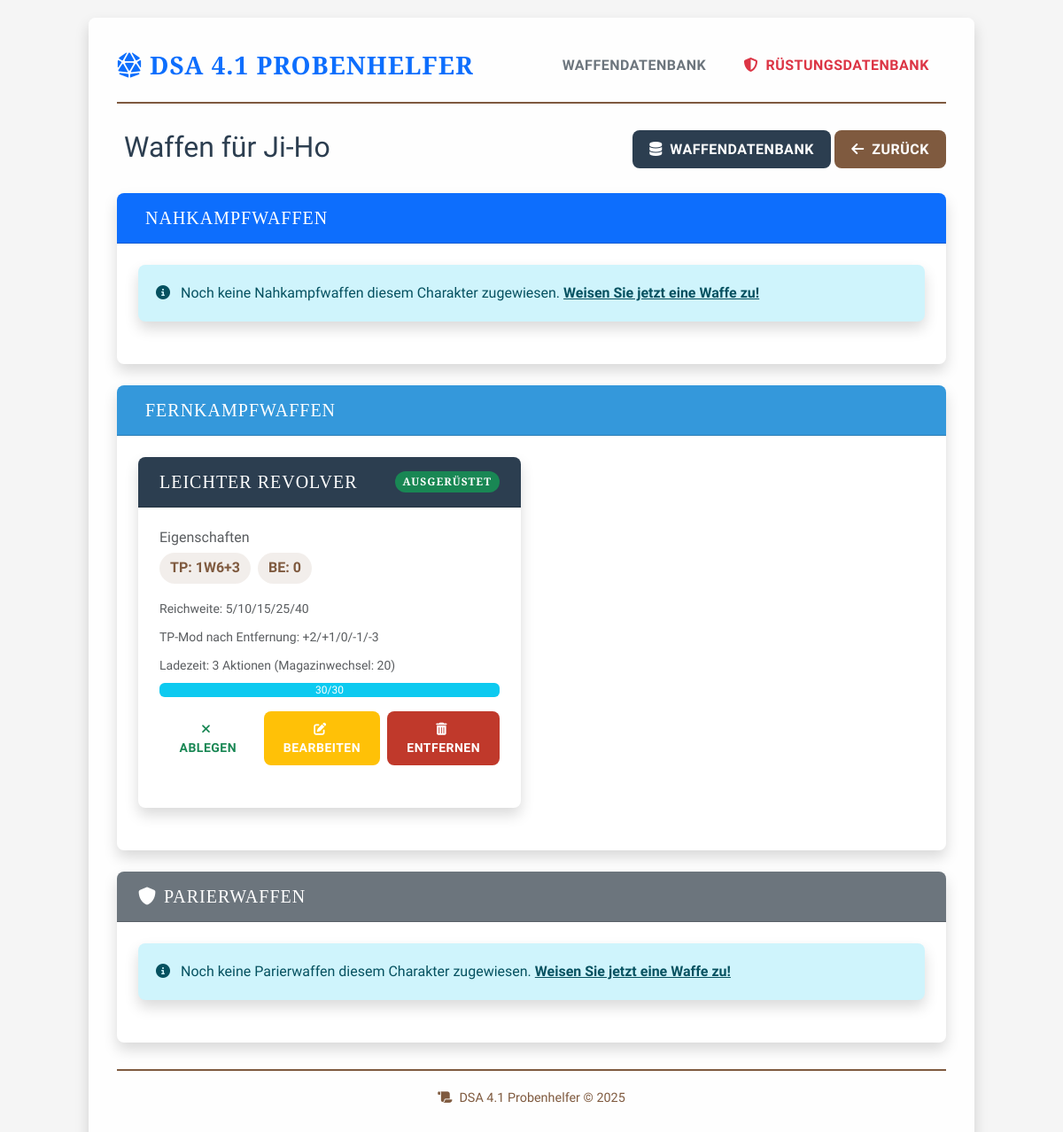
Screenshot of /character/1/weapons with the database file from the repository.
### app.py (models this page shows, shortened)
class Character(db.Model):
    id = db.Column(db.Integer, primary_key=True)
    name = db.Column(db.String(100), nullable=False)
    lp = db.Column(db.Integer, nullable=False)
    ap = db.Column(db.Integer, nullable=False)
    op = db.Column(db.Integer, nullable=False)
    chi = db.Column(db.Integer, nullable=False, default=0)  # Neue Spalte für Chi-Punkte
    rs_wert = db.Column(db.Integer, nullable=False)
    pa_basis = db.Column(db.Integer, nullable=False)
    at_basis = db.Column(db.Integer, nullable=False)
    wundschwelle = db.Column(db.Integer, nullable=False)
    damage = db.Column(db.Integer, nullable=False)
    wunden = db.Column(db.Integer, nullable=False)
    initiative = db.Column(db.Integer, nullable=False)
    mut = db.Column(db.Integer, nullable=False)
    klugheit = db.Column(db.Integer, nullable=False)
    intuition = db.Column(db.Integer, nullable=False)
    charisma = db.Column(db.Integer, nullable=False)
    fingerfertigkeit = db.Column(db.Integer, nullable=False)
    gewandtheit = db.Column(db.Integer, nullable=False)
    konstitution = db.Column(db.Integer, nullable=False)
    koerperkraft = db.Column(db.Integer, nullable=False)
    be = db.Column(db.Integer, default=0)
    talente = db.relationship('Talent', backref='character', lazy=True, cascade="all, delete-orphan")
    melee_weapon_links = db.relationship('CharacterMeleeWeapon', backref='character', lazy=True, cascade="all, delete-orphan")
    ranged_weapon_links = db.relationship('CharacterRangedWeapon', backref='character', lazy=True, cascade="all, delete-orphan")
    parry_weapon_links = db.relationship('CharacterParryWeapon', backref='character', lazy=True, cascade="all, delete-orphan")
    armor_links = db.relationship('CharacterArmor', backref='character', lazy=True, cascade="all, delete-orphan")

class CharacterRangedWeapon(db.Model):
    __tablename__ = 'character_ranged_weapon'
    id = db.Column(db.Integer, primary_key=True)
    character_id = db.Column(db.Integer, db.ForeignKey('character.id'), nullable=False)
    weapon_id = db.Column(db.Integer, db.ForeignKey('ranged_weapon.id'), nullable=False)
    equipped = db.Column(db.Boolean, default=False)
    munition_aktuell = db.Column(db.Integer, default=0)  # Aktuelle Munition

class Weapon(db.Model):
    __abstract__ = True
    id = db.Column(db.Integer, primary_key=True)
    name = db.Column(db.String(100), nullable=False)

class RangedWeapon(Weapon):
    __tablename__ = 'ranged_weapon'
    be = db.Column(db.Integer, default=0)  # Behinderung
    tp = db.Column(db.String(20), nullable=False)  # z.B. "1W6+4"
    reichweite = db.Column(db.String(50), nullable=False)  # z.B. "5/10/15/25/40"
    tp_mod_entfernung = db.Column(db.String(50), nullable=False)  # z.B. "+2/+1/0/-1/-3"
    ladezeit_einzeln = db.Column(db.Integer, default=1)  # Ladezeit innerhalb eines Magazins
    ladezeit_magazin = db.Column(db.Integer, nullable=True)  # Ladezeit für Magazinwechsel, NULL wenn kein Magazin
    munition_max = db.Column(db.Integer, default=0)  # Maximale Munition
    character_links = db.relationship('CharacterRangedWeapon', backref='weapon', lazy=True, cascade="all, delete-orphan")

### app.py (the view)
@app.route('/character/<int:character_id>/weapons')
def character_weapons(character_id):
    character = db.session.get(Character, character_id)
    if character is None:
        abort(404)
    melee_weapons = (db.session.query(CharacterMeleeWeapon)
                     .filter(CharacterMeleeWeapon.character_id == character_id)
                     .join(MeleeWeapon, CharacterMeleeWeapon.weapon_id == MeleeWeapon.id)
                     .all())
    ranged_weapons = (db.session.query(CharacterRangedWeapon)
                      .filter(CharacterRangedWeapon.character_id == character_id)
                      .join(RangedWeapon, CharacterRangedWeapon.weapon_id == RangedWeapon.id)
                      .all())
    parry_weapons = (db.session.query(CharacterParryWeapon)
                     .filter(CharacterParryWeapon.character_id == character_id)
                     .join(ParryWeapon, CharacterParryWeapon.weapon_id == ParryWeapon.id)
                     .all())
    return render_template('character_weapons.html',
                           character=character,
                           melee_weapons=melee_weapons,
                           ranged_weapons=ranged_weapons,
                           parry_weapons=parry_weapons)

### templates/character_weapons.html (shortened to what this page needs)
{% extends "layout.html" %}
{% block content %}
<div class="row mb-4">
  <div class="col">
    <h2>Waffen für {{ character.name }}</h2>
  </div>
  <div class="col text-end">
    <a href="{{ url_for('all_weapons') }}" class="btn btn-primary">
      <i class="fas fa-database me-1"></i> Waffendatenbank
    </a>
    <a href="{{ url_for('index') }}" class="btn btn-secondary">
      <i class="fas fa-arrow-left me-1"></i> Zurück
    </a>
  </div>
</div>
<div class="card mb-4">
  <div class="card-header bg-primary text-white">
    <h5 class="mb-0">Nahkampfwaffen</h5>
  </div>
  <div class="card-body">
    {% if melee_weapons %}
      <div class="row">
        {% for char_weapon in melee_weapons %}
          <div class="col-md-6 mb-4">
            <div class="card h-100 {% if char_weapon.equipped %}border-success{% endif %}">
              <div class="card-header d-flex justify-content-between align-items-center">
                <h5 class="mb-0">{{ char_weapon.weapon.name }}</h5>
                {% if char_weapon.equipped %}
                  <span class="badge bg-success">Ausgerüstet</span>
                {% endif %}
              </div>
              <div class="card-body">
                <div class="mb-3">
                  <h6 class="text-muted mb-2">Eigenschaften</h6>
                  <div class="d-flex flex-wrap mb-2">
                    <span class="weapon-tag">TP: {{ char_weapon.weapon.tp }}</span>
                    <span class="weapon-tag">BE: {{ char_weapon.weapon.be }}</span>
                    <span class="weapon-tag">INI: {{ char_weapon.weapon.ini_mod }}</span>
                    <span class="weapon-tag">AT: {{ char_weapon.weapon.at_mod }}</span>
                    <span class="weapon-tag">PA: {{ char_weapon.weapon.pa_mod }}</span>
                  </div>
                  {% if char_weapon.weapon.tp_kk_schwelle > 0 %}
                    <div class="mb-2">
                      <small class="text-muted">TP-Bonus ab KK {{ char_weapon.weapon.tp_kk_schwelle }} (+1 alle {{ char_weapon.weapon.tp_kk_schritt }} Punkte)</small>
                    </div>
                  {% endif %}
                </div>
                <div class="d-flex justify-content-end">
                  <a href="{{ url_for('toggle_equip_melee', link_id=char_weapon.id) }}" class="btn {% if char_weapon.equipped %}btn-outline-success{% else %}btn-success{% endif %} btn-sm me-2">
                    <i class="fas {% if char_weapon.equipped %}fa-times{% else %}fa-check{% endif %} me-1"></i>
                    {% if char_weapon.equipped %}Ablegen{% else %}Ausrüsten{% endif %}
                  </a>
                  <a href="{{ url_for('edit_character_melee_weapon', link_id=char_weapon.id) }}" class="btn btn-warning btn-sm text-white me-2">
                    <i class="fas fa-edit me-1"></i> Bearbeiten
                  </a>
                  <a href="{{ url_for('remove_character_melee_weapon', link_id=char_weapon.id) }}" class="btn btn-danger btn-sm" onclick="return confirm('Waffe wirklich von diesem Charakter entfernen?')">
                    <i class="fas fa-trash-alt me-1"></i> Entfernen
                  </a>
                </div>
              </div>
            </div>
          </div>
        {% endfor %}
      </div>
    {% else %}
      <div class="alert alert-info">
        <i class="fas fa-info-circle me-2"></i> Noch keine Nahkampfwaffen diesem Charakter zugewiesen.
        <a href="{{ url_for('all_weapons') }}" class="alert-link">Weisen Sie jetzt eine Waffe zu!</a>
      </div>
    {% endif %}
  </div>
</div>
<div class="card mb-4">
  <div class="card-header bg-info text-white">
    <h5 class="mb-0">Fernkampfwaffen</h5>
  </div>
  <div class="card-body">
    {% if ranged_weapons %}
      <div class="row">
        {% for char_weapon in ranged_weapons %}
          <div class="col-md-6 mb-4">
            <div class="card h-100 {% if char_weapon.equipped %}border-success{% endif %}">
              <div class="card-header d-flex justify-content-between align-items-center">
                <h5 class="mb-0">{{ char_weapon.weapon.name }}</h5>
                {% if char_weapon.equipped %}
                  <span class="badge bg-success">Ausgerüstet</span>
                {% endif %}
              </div>
              <div class="card-body">
                <div class="mb-3">
                  <h6 class="text-muted mb-2">Eigenschaften</h6>
                  <div class="d-flex flex-wrap mb-2">
                    <span class="weapon-tag">TP: {{ char_weapon.weapon.tp }}</span>
                    <span class="weapon-tag">BE: {{ char_weapon.weapon.be }}</span>
                  </div>
                  <div class="mb-2">
                    <small class="text-muted">Reichweite: {{ char_weapon.weapon.reichweite }}</small>
                  </div>
                  <div class="mb-2">
                    <small class="text-muted">TP-Mod nach Entfernung: {{ char_weapon.weapon.tp_mod_entfernung }}</small>
                  </div>
                  <div class="mb-2">
                    <small class="text-muted">Ladezeit: {{ char_weapon.weapon.ladezeit_einzeln }} Aktionen
                    {% if char_weapon.weapon.ladezeit_magazin is not none %}
                      (Magazinwechsel: {{ char_weapon.weapon.ladezeit_magazin }})
                    {% endif %}
                    </small>
                  </div>
                  <div class="mb-2">
                    <div class="progress">
                      {% set percent = (char_weapon.munition_aktuell / char_weapon.weapon.munition_max * 100) if char_weapon.weapon.munition_max > 0 else 0 %}
                      <div class="progress-bar bg-info" role="progressbar" style="width: {{ percent }}%"
                           aria-valuenow="{{ char_weapon.munition_aktuell }}" aria-valuemin="0" aria-valuemax="{{ char_weapon.weapon.munition_max }}">
                        {{ char_weapon.munition_aktuell }}/{{ char_weapon.weapon.munition_max }}
                      </div>
                    </div>
                  </div>
                </div>
                <div class="d-flex justify-content-end">
                  <a href="{{ url_for('toggle_equip_ranged', link_id=char_weapon.id) }}" class="btn {% if char_weapon.equipped %}btn-outline-success{% else %}btn-success{% endif %} btn-sm me-2">
                    <i class="fas {% if char_weapon.equipped %}fa-times{% else %}fa-check{% endif %} me-1"></i>
                    {% if char_weapon.equipped %}Ablegen{% else %}Ausrüsten{% endif %}
                  </a>
                  <a href="{{ url_for('edit_character_ranged_weapon', link_id=char_weapon.id) }}" class="btn btn-warning btn-sm text-white me-2">
                    <i class="fas fa-edit me-1"></i> Bearbeiten
                  </a>
                  <a href="{{ url_for('remove_character_ranged_weapon', link_id=char_weapon.id) }}" class="btn btn-danger btn-sm" onclick="return confirm('Waffe wirklich von diesem Charakter entfernen?')">
                    <i class="fas fa-trash-alt me-1"></i> Entfernen
                  </a>
                </div>
              </div>
            </div>
          </div>
        {% endfor %}
      </div>
    {% else %}
      <div class="alert alert-info">
        <i class="fas fa-info-circle me-2"></i> Noch keine Fernkampfwaffen diesem Charakter zugewiesen.
        <a href="{{ url_for('all_weapons') }}" class="alert-link">Weisen Sie jetzt eine Waffe zu!</a>
      </div>
    {% endif %}
  </div>
</div>
<div class="card mb-4">
  <div class="card-header bg-secondary text-white">
    <h5 class="mb-0"><i class="fas fa-shield me-2"></i>Parierwaffen</h5>
  </div>
  <div class="card-body">
    {% if parry_weapons %}
      <div class="row">
        {% for char_weapon in parry_weapons %}
          <div class="col-md-6 mb-4">
            <div class="card h-100 {% if char_weapon.equipped %}border-success{% endif %}">
              <div class="card-header d-flex justify-content-between align-items-center">
                <h5 class="mb-0">{{ char_weapon.weapon.name }}</h5>
                {% if char_weapon.equipped %}
                  <span class="badge bg-success">Ausgerüstet</span>
                {% endif %}
              </div>
              <div class="card-body">
                <div class="mb-3">
                  <h6 class="text-muted mb-2">Eigenschaften</h6>
                  <div class="d-flex flex-wrap mb-2">
                    <span class="weapon-tag">INI: {{ char_weapon.weapon.ini_mod }}</span>
                    <span class="weapon-tag">AT: {{ char_weapon.weapon.at_mod }}</span>
                    <span class="weapon-tag">PA: {{ char_weapon.weapon.pa_mod }}</span>
                  </div>
                </div>
                <div class="d-flex justify-content-end">
                  <a href="{{ url_for('toggle_equip_parry', link_id=char_weapon.id) }}" class="btn {% if char_weapon.equipped %}btn-outline-success{% else %}btn-success{% endif %} btn-sm me-2">
                    <i class="fas {% if char_weapon.equipped %}fa-times{% else %}fa-check{% endif %} me-1"></i>
                    {% if char_weapon.equipped %}Ablegen{% else %}Ausrüsten{% endif %}
                  </a>
                  <a href="{{ url_for('edit_character_parry_weapon', link_id=char_weapon.id) }}" class="btn btn-warning btn-sm text-white me-2">
                    <i class="fas fa-edit me-1"></i> Bearbeiten
                  </a>
                  <a href="{{ url_for('remove_character_parry_weapon', link_id=char_weapon.id) }}" class="btn btn-danger btn-sm" onclick="return confirm('Waffe wirklich von diesem Charakter entfernen?')">
                    <i class="fas fa-trash-alt me-1"></i> Entfernen
                  </a>
                </div>
              </div>
            </div>
          </div>
        {% endfor %}
      </div>
    {% else %}
      <div class="alert alert-info">
        <i class="fas fa-info-circle me-2"></i> Noch keine Parierwaffen diesem Charakter zugewiesen.
        <a href="{{ url_for('all_weapons') }}" class="alert-link">Weisen Sie jetzt eine Waffe zu!</a>
      </div>
    {% endif %}
  </div>
</div>
{% endblock %}

### templates/layout.html (style rules this page uses)
:root { --primary-color: #2c3e50; --secondary-color: #7f5a3f; --accent-color: #c0392b; --success-color: #27ae60; --danger-color: #c0392b; --info-color: #3498db; --dark-color: #1a1a1a; --light-color: #f8f9fa; --border-radius: 0.5rem; --card-shadow: 0 0.5rem 1rem rgba(0, 0, 0, 0.15); --transition-speed: 0.3s; }
body { font-family: 'Raleway', sans-serif; color: var(--primary-color); background-color: #f5f5f5; background-image: url('https://www.transparenttextures.com/patterns/parchment.png'); padding-top: 20px; padding-bottom: 20px; }
.btn { transition: all var(--transition-speed); border-radius: var(--border-radius); font-weight: 600; text-transform: uppercase; letter-spacing: 0.5px; padding: 0.6rem 1.2rem; border: none; }
.btn-primary { background-color: var(--primary-color); }
.btn-secondary { background-color: var(--secondary-color); }
.btn-danger { background-color: var(--danger-color); }
.card { border: none; border-radius: var(--border-radius); overflow: hidden; box-shadow: var(--card-shadow); transition: all var(--transition-speed); margin-bottom: 1.5rem; }
.card-header { background-color: var(--primary-color); color: white; font-family: 'Cinzel', serif; font-weight: 700; text-transform: uppercase; letter-spacing: 1px; padding: 1rem 1.5rem; }
.card-header.bg-info { background-color: var(--info-color) !important; }
.card-body { padding: 1.5rem; }
.alert { border: none; border-radius: var(--border-radius); box-shadow: var(--card-shadow); padding: 1.25rem; margin-bottom: 1.5rem; }
.badge { padding: 0.5em 0.75em; font-weight: 600; border-radius: 50rem; }

### templates/character_weapons.html (style rules this page uses)
.weapon-tag { display: inline-block; padding: 0.35rem 0.75rem; background-color: rgba(124, 90, 63, 0.1); color: var(--secondary-color); border-radius: 50rem; font-weight: 600; margin-right: 0.5rem; margin-bottom: 0.5rem; }

### rows the page displays
Character: name "Ji-Ho"
CharacterRangedWeapon: weapon.name "LEICHTER REVOLVER", equipped "AUSGERÜSTET", weapon.tp "1W6+3", weapon.be "0", weapon.reichweite "5/10/15/25/40", weapon.tp_mod_entfernung "+2/+1/0/-1/-3", weapon.ladezeit_einzeln "3", weapon.ladezeit_magazin "20", munition_aktuell "30", weapon.munition_max "30"
